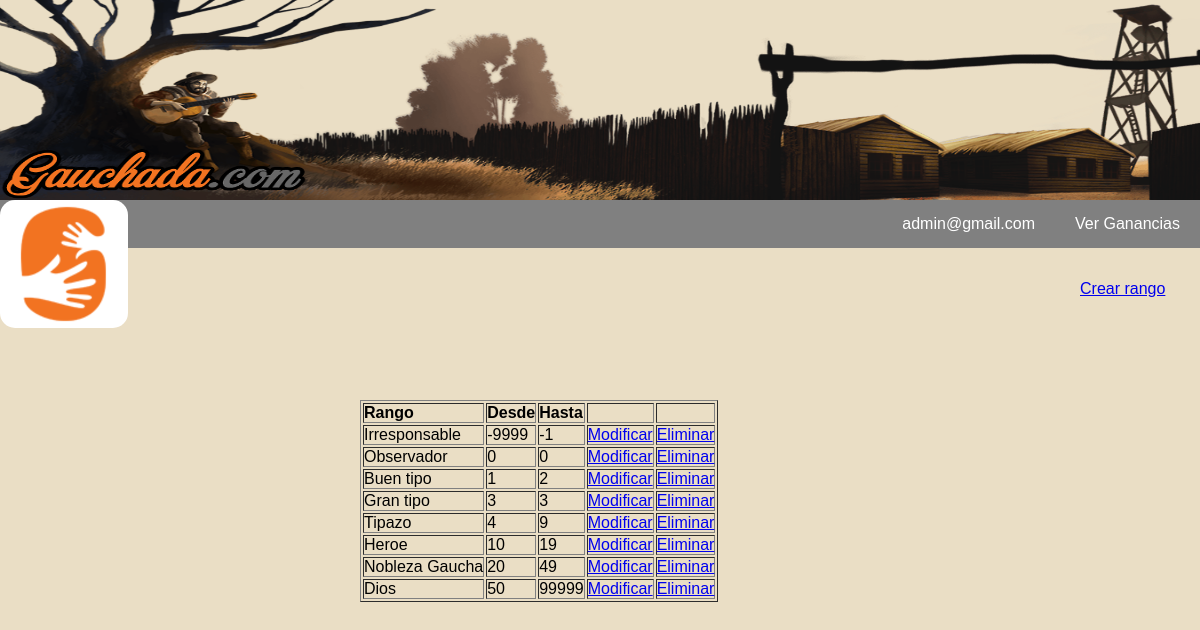
Page /php/admins/rangos.php (signed in) on the committed database.
### tables this page shows
CREATE TABLE `rangos` (
  `id_rango` int(11) NOT NULL,
  `nombre` varchar(20) NOT NULL,
  `min` int(10) NOT NULL,
  `max` int(10) NOT NULL
);

### php/admins/rangos.php (the view, shortened to what this page needs)
<html>
<?php
    include("../menu.php");
?>
<head>
  <link rel="stylesheet" href="/css/perfil.css">
</head>
<body>
<?php
    	$select= "SELECT * FROM rangos ORDER BY min";
    	$consulta= mysqli_query($conexion, $select);
?>
		<div id='crear'><a href="/php/admins/rangos/crear.php">Crear rango</a></div>
		<div id='perfil'>
			<table border="1">
			<tr>
				<td><strong>Rango</strong></td>
				<td><strong>Desde</strong></td>
				<td><strong>Hasta</strong></td>
				<td><strong></strong></td>
				<td><strong></strong></td>
			</tr>
<?php
	    	while($rango= mysqli_fetch_array($consulta)){
	    		echo "<tr>";
		    		$rangoid= $rango['id_rango'];
		    		echo "<td>".$rango['nombre']."</td>";
		    		echo "<td>".$rango['min']."</td>";
		    		echo "<td>".$rango['max']."</td>";
?>
					<td><a href="/php/admins/rangos/modificar.php?id=<?php echo $rangoid ?>">Modificar</a></td>
					<td><a onclick="return confirm('Esta seguro que desea eliminar el rango?')" href="/php/admins/rangos/eliminar.php?id=<?php echo $rangoid ?>">Eliminar</a></td>
<?php
	    		echo "</tr>";
	    	}
?>
			</table>
		</div>
</body>
</html>

### php/menu.php (shortened to what this page needs)
<head>
    <link rel="stylesheet" href="/css/menu.css">
</head>
<header>
    <IMG class="banner" SRC="/img/ban1(new).jpg">
    <a href="/index.php"><IMG class="logo" SRC="/img/logo.png"></a>
    <nav class="menu">
        <ul class= "accesos">
            <?php
                include('conexion.php');
                if(isset($_SESSION['estado']) && $_SESSION['estado']=='logeado'){
                    if(isset($_SESSION['usuario'])){
                        $userid = $_SESSION['usuario'];
                        $conuser = "SELECT * FROM usuarios WHERE id_usuario='$userid'";
                        $resuser = mysqli_query($conexion, $conuser);
                        $varuser= mysqli_fetch_assoc($resuser);
                ?>
                        <li class='submenu'><a href="/php/usuarios/miperfil.php"><?php echo $varuser['email']; ?></a>
                            <ul>
                                <li><a href="/php/usuarios/cerrar.php">Salir</a>
                            </ul>
                        </li>
                        <li><a href="/php/comprar.php?usid=<?php echo $userid; ?>">Comprar Creditos</a></li>
                <?php
                    }
                    else{
                        $userid = $_SESSION['admin'];
                        $conuser = "SELECT * FROM admins WHERE id_admin='$userid'";
                        $resuser = mysqli_query($conexion, $conuser);
                        $varuser= mysqli_fetch_assoc($resuser);
                ?>
                        <li class='submenu'><a href="/php/admins/perfil.php?usid=<?php echo $userid; ?>"><?php echo $varuser['email']; ?></a>
                        </li>
                        <li><a href="/php/admins/ganancias.php">Ver Ganancias</a></li>
                <?php
                    }
                }
                else { ?>
                    <li><a href="/php/usuarios/iniciar.php">Ingresar</a></li>
                    <li><a href="/php/usuarios/registro.php">Registrarse</a></li>
            <?php  }
            ?>
        </ul>
    </nav>
</header>

### css/menu.css (style rules this page uses)
body { background: #EADEC5; }
* { margin:0; padding:0; box-sizing: border-box; font-family: sans-serif; }
.banner { position: absolute; top: 0px; width: 100%; height: 200px; }
.menu { position: absolute; background: grey; top: 200px; width: 100%; }
.logo { position: absolute; top:200px; background: white; border-radius: 15px; left: 0px; z-index: 10; }
.menu ul { float: right; background: grey; display: flex; list-style: none; }
.menu a { display: block; padding: 15px 20px; color: #fff; text-decoration: none; }

### css/perfil.css (style rules this page uses)
#perfil { position: absolute; top: 50%; left: 30%; font-size: 45px; }
#crear { position: absolute; top: 280px; left:90%; text-decoration: none; }

### rows in the picture
rangos: nombre "Irresponsable", min "-9999", max "-1"
rangos: nombre "Observador", min "0", max "0"
rangos: nombre "Buen tipo", min "1", max "2"
rangos: nombre "Gran tipo", min "3", max "3"
rangos: nombre "Tipazo", min "4", max "9"
rangos: nombre "Heroe", min "10", max "19"
rangos: nombre "Nobleza Gaucha", min "20", max "49"
rangos: nombre "Dios", min "50", max "99999"

### other values in the picture
$varuser['email'] "admin@gmail.com"
